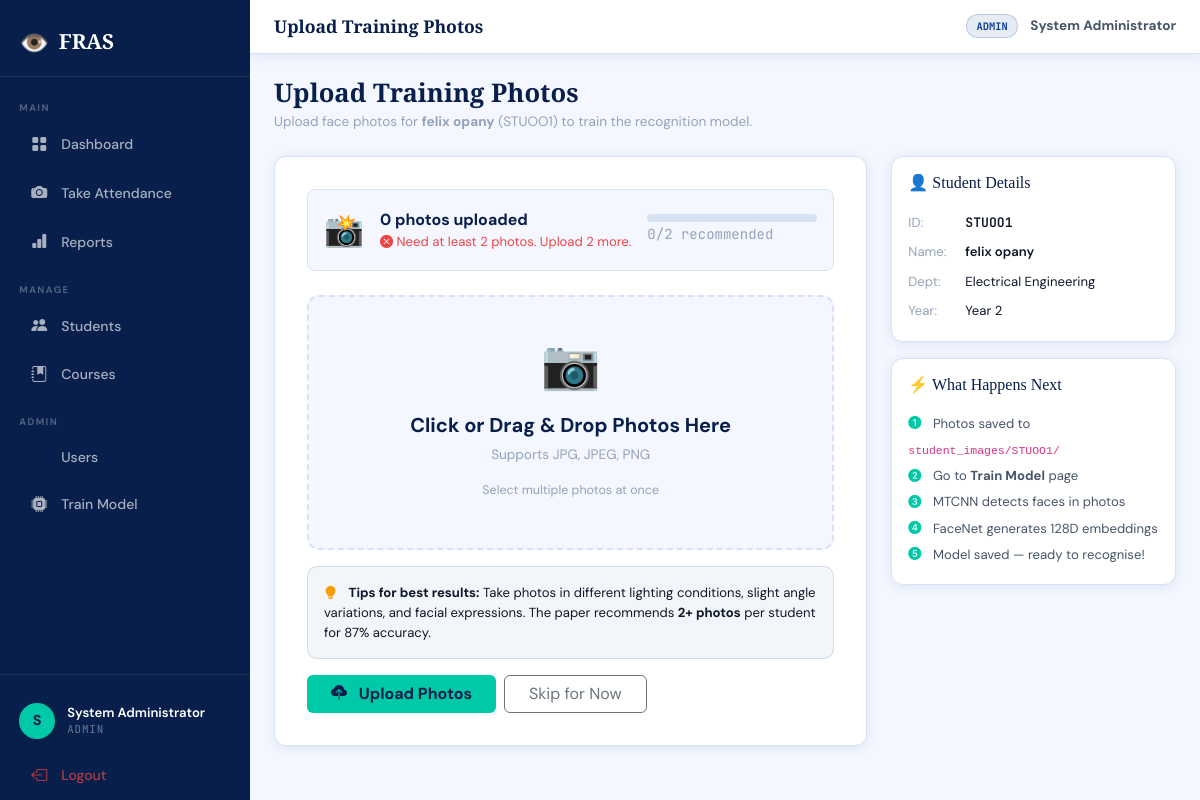
/students/1/upload (signed in), run on the app's committed database.
### models.py (models this page shows, shortened)
class User(UserMixin, db.Model):
    __tablename__ = 'users'
    id         = db.Column(db.Integer, primary_key=True)
    username   = db.Column(db.String(80), unique=True, nullable=False)
    email      = db.Column(db.String(120), unique=True, nullable=False)
    password   = db.Column(db.String(200), nullable=False)
    role       = db.Column(db.String(20), default='lecturer')
    full_name  = db.Column(db.String(100))
    department = db.Column(db.String(100))
    is_active  = db.Column(db.Boolean, default=True)
    created_at = db.Column(db.DateTime, default=datetime.utcnow)
    last_login = db.Column(db.DateTime)
    def is_admin(self):
        return self.role == 'admin'

class Student(db.Model):
    __tablename__ = 'students'
    id            = db.Column(db.Integer, primary_key=True)
    student_id    = db.Column(db.String(20), unique=True, nullable=False)
    full_name     = db.Column(db.String(100), nullable=False)
    email         = db.Column(db.String(120))
    department    = db.Column(db.String(100))
    year_of_study = db.Column(db.Integer)
    cgpa          = db.Column(db.Float)
    phone         = db.Column(db.String(20))
    advisor       = db.Column(db.String(100))
    photo_path    = db.Column(db.String(200))
    face_encoding = db.Column(db.Text)
    is_active     = db.Column(db.Boolean, default=True)
    created_at    = db.Column(db.DateTime, default=datetime.utcnow)

### app.py (the view, shortened to what this page needs)
@app.route('/students/<int:student_id>/upload', methods=['GET', 'POST'])
@login_required
@admin_required
def upload_photos(student_id):
    student = Student.query.get_or_404(student_id)
    folder = os.path.join(BASE_DIR, 'student_images', student.student_id)
    existing_photos = 0
    if os.path.exists(folder):
        existing_photos = len([
            f for f in os.listdir(folder)
            if f.lower().endswith(('.jpg', '.jpeg', '.png'))
        ])
    return render_template('upload_photos.html',
                           student=student,
                           existing_photos=existing_photos)

### app.py (called while the page is built)
@login_manager.user_loader
def load_user(user_id):
    return User.query.get(int(user_id))

def admin_required(f):
    @wraps(f)
    def decorated(*args, **kwargs):
        if not current_user.is_authenticated or not current_user.is_admin():
            flash('Admin access required.', 'danger')
            return redirect(url_for('dashboard'))
        return f(*args, **kwargs)
    return decorated

### templates/upload_photos.html (shortened to what this page needs)
{% extends 'base.html' %}
{% block page_title %}Upload Training Photos{% endblock %}
{% block content %}
<div class="page-header">
  <h2>Upload Training Photos</h2>
  <p>Upload face photos for <strong>{{ student.full_name }}</strong>
     ({{ student.student_id }}) to train the recognition model.</p>
</div>
<div class="row">
  <div class="col-lg-8">
    <div class="form-card">
      <div class="d-flex align-items-center gap-3 mb-4
                  p-3 rounded-3"
           style="background:var(--surface);
                  border:1px solid var(--border)">
        <div style="font-size:2rem">📸</div>
        <div>
          <div style="font-weight:700;color:var(--navy-dark)">
            {{ existing_photos }} photos uploaded
          </div>
          <div style="font-size:0.82rem;color:var(--muted)">
            {% if existing_photos >= 2 %}
              <span style="color:#10B981">
                <i class="bi bi-check-circle-fill"></i>
                Excellent! Ready for training.
              </span>
            {% elif existing_photos >= 20 %}
              <span style="color:#F59E0B">
                <i class="bi bi-exclamation-circle-fill"></i>
                Good start — upload {{ 2 - existing_photos }}
                more for best accuracy.
              </span>
            {% else %}
              <span style="color:#EF4444">
                <i class="bi bi-x-circle-fill"></i>
                Need at least 2 photos.
                Upload {{ 2 - existing_photos }} more.
              </span>
            {% endif %}
          </div>
        </div>
        <div class="flex-grow-1">
          <div style="height:8px;background:var(--border);
                      border-radius:4px;overflow:hidden">
          </div>
          <small style="font-family:var(--font-mono);
                        color:var(--muted)">
            {{ existing_photos }}/2 recommended
          </small>
        </div>
      </div>
      <form method="POST"
            action="{{ url_for('upload_photos',
                     student_id=student.id) }}"
            enctype="multipart/form-data"
            id="uploadForm">
        <div class="upload-zone mb-3"
             id="dropZone"
             onclick="document.getElementById('photoInput').click()">
          <div class="upload-icon">📷</div>
          <h5 style="color:var(--navy-dark);font-weight:700">
            Click or Drag & Drop Photos Here
          </h5>
          <p style="color:var(--muted);font-size:0.85rem">
            Supports JPG, JPEG, PNG
          </p>
          <p style="color:var(--muted);font-size:0.78rem">
            Select multiple photos at once
          </p>
        </div>
        <div class="alert mb-3"
             style="background:rgba(11,61,145,.05);
                    border:1px solid rgba(11,61,145,.15);
                    border-radius:10px;font-size:0.82rem">
          <i class="bi bi-lightbulb-fill me-2"
             style="color:#F59E0B"></i>
          <strong>Tips for best results:</strong>
          Take photos in different lighting conditions,
          slight angle variations, and facial expressions.
          The paper recommends <strong>2+ photos</strong>
          per student for 87% accuracy.
        </div>
        <div class="d-flex gap-2">
          <button type="submit"
                  class="btn btn-teal px-4"
                  id="uploadBtn">
            <i class="bi bi-cloud-upload-fill me-2"></i>
            Upload Photos
          </button>
          <a href="{{ url_for('students') }}"
             class="btn btn-outline-secondary px-4">
            Skip for Now
          </a>
        </div>
      </form>
    </div>
  </div>
  <div class="col-lg-4">
    <div class="data-card p-3 mb-3">
      <h6 style="font-family:var(--font-head);
                 color:var(--navy-dark);
                 margin-bottom:1rem">
        👤 Student Details
      </h6>
      <table style="width:100%;font-size:0.82rem">
        <tr>
          <td style="color:var(--muted);padding:0.3rem 0">
            ID:
          </td>
          <td style="font-family:var(--font-mono);
                     font-weight:600">
            {{ student.student_id }}
          </td>
        </tr>
        <tr>
          <td style="color:var(--muted);padding:0.3rem 0">
            Name:
          </td>
          <td style="font-weight:600">{{ student.full_name }}</td>
        </tr>
        <tr>
          <td style="color:var(--muted);padding:0.3rem 0">
            Dept:
          </td>
          <td>{{ student.department or 'Not set' }}</td>
        </tr>
        <tr>
          <td style="color:var(--muted);padding:0.3rem 0">
            Year:
          </td>
          <td>Year {{ student.year_of_study or 'Not set' }}</td>
        </tr>
      </table>
    </div>
    <div class="data-card p-3">
      <h6 style="font-family:var(--font-head);
                 color:var(--navy-dark);
                 margin-bottom:1rem">
        ⚡ What Happens Next
      </h6>
      <div style="font-size:0.82rem;color:var(--sub);
                  line-height:2">
        <div>
          <i class="bi bi-1-circle-fill me-2"
             style="color:var(--teal)"></i>
          Photos saved to
          <code>student_images/{{ student.student_id }}/</code>
        </div>
        <div>
          <i class="bi bi-2-circle-fill me-2"
             style="color:var(--teal)"></i>
          Go to <strong>Train Model</strong> page
        </div>
        <div>
          <i class="bi bi-3-circle-fill me-2"
             style="color:var(--teal)"></i>
          MTCNN detects faces in photos
        </div>
        <div>
          <i class="bi bi-4-circle-fill me-2"
             style="color:var(--teal)"></i>
          FaceNet generates 128D embeddings
        </div>
        <div>
          <i class="bi bi-5-circle-fill me-2"
             style="color:var(--teal)"></i>
          Model saved — ready to recognise!
        </div>
      </div>
    </div>
  </div>
</div>
{% endblock %}

### templates/base.html (shortened to what this page needs)
<!DOCTYPE html>
<html lang="en">
<head>
  <link href="https://cdn.jsdelivr.net/npm/bootstrap@5.3.0/dist/css/bootstrap.min.css" rel="stylesheet">
  <link href="https://cdn.jsdelivr.net/npm/bootstrap-icons@1.11.0/font/bootstrap-icons.css" rel="stylesheet">
  <link href="{{ url_for('static', filename='style.css') }}" rel="stylesheet">
</head>
<body>
{% if current_user.is_authenticated %}
<div class="app-wrapper">
  <nav class="sidebar" id="sidebar">
    <div class="sidebar-brand">
      <span class="brand-icon">👁️</span>
      <span class="brand-name">FRAS</span>
    </div>
    <div class="sidebar-section">MAIN</div>
    <a href="{{ url_for('dashboard') }}"
       class="sidebar-link {% if request.endpoint == 'dashboard' %}active{% endif %}">
      <i class="bi bi-grid-fill"></i> Dashboard
    </a>
    <a href="{{ url_for('take_attendance') }}"
       class="sidebar-link {% if request.endpoint == 'take_attendance' %}active{% endif %}">
      <i class="bi bi-camera-fill"></i> Take Attendance
    </a>
    <a href="{{ url_for('reports') }}"
       class="sidebar-link {% if request.endpoint == 'reports' %}active{% endif %}">
      <i class="bi bi-bar-chart-fill"></i> Reports
    </a>
    <div class="sidebar-section">MANAGE</div>
    <a href="{{ url_for('students') }}"
       class="sidebar-link {% if 'student' in request.endpoint %}active{% endif %}">
      <i class="bi bi-people-fill"></i> Students
    </a>
    <a href="{{ url_for('courses') }}"
       class="sidebar-link {% if 'course' in request.endpoint %}active{% endif %}">
      <i class="bi bi-journal-bookmark-fill"></i> Courses
    </a>
    {% if current_user.is_admin() %}
    <div class="sidebar-section">ADMIN</div>
    <a href="{{ url_for('manage_users') }}"
       class="sidebar-link {% if 'user' in request.endpoint %}active{% endif %}">
       Users
    </a>
    <a href="{{ url_for('train_model') }}"
       class="sidebar-link {% if request.endpoint == 'train_model' %}active{% endif %}">
      <i class="bi bi-cpu-fill"></i> Train Model
    </a>
    {% endif %}
    <div class="sidebar-footer">
      <div class="sidebar-user">
        <div class="sidebar-avatar">
          {{ current_user.full_name[0].upper() if current_user.full_name else 'U' }}
        </div>
        <div class="sidebar-user-info">
          <div class="sidebar-user-name">
            {{ current_user.full_name or current_user.username }}
          </div>
          <div class="sidebar-user-role">{{ current_user.role }}</div>
        </div>
      </div>
      <a href="{{ url_for('logout') }}" class="sidebar-link sidebar-logout">
        <i class="bi bi-box-arrow-left"></i> Logout
      </a>
    </div>
  </nav>
  <div class="main-content">
    <div class="topbar">
      <h6 class="topbar-title">
        {% block page_title %}{% endblock %}
      </h6>
      <div class="topbar-right">
        <span class="role-badge">
          {{ current_user.role }}
        </span>
        <strong class="topbar-username">
          {{ current_user.full_name or current_user.username }}
        </strong>
      </div>
    </div>
    <div class="page-body">
      {% block content %}{% endblock %}
    </div>
  </div>
</div>
{% else %}
  {% block auth_content %}{% endblock %}
{% endif %}
</body>
</html>

### static/style.css (style rules this page uses)
:root { --navy: #0B3D91; --navy-mid: #1A56C4; --navy-dark: #071F4A; --teal: #00C9A7; --teal-dark: #009E84; --success: #10B981; --warning: #F59E0B; --danger: #EF4444; --info: #3B82F6; --surface: #F4F7FF; --card: #ffffff; --border: #D8E2F5; --text: #0F172A; --sub: #475569; --muted: #94A3B8; --grad: linear-gradient(135deg, #0B3D91, #1A56C4 55%, #00C9A7); --shadow: 0 2px 12px rgba(11,61,145,.10); --shadow-lg: 0 8px 32px rgba(11,61,145,.16); --font-head: 'Playfair Display', serif; --font-body: 'DM Sans', sans-serif; --font-mono: 'JetBrains Mono', monospace; }
* { box-sizing: border-box; }
body { font-family: var(--font-body); background: var(--surface); color: var(--text); margin: 0; padding: 0; }
.app-wrapper { display: flex; min-height: 100vh; }
.main-content { flex: 1; display: flex; flex-direction: column; min-width: 0; overflow-x: hidden; }
.sidebar { width: 250px; min-width: 250px; background: var(--navy-dark); display: flex; flex-direction: column; position: sticky; top: 0; height: 100vh; overflow-y: auto; z-index: 100; transition: all 0.3s ease; }
.sidebar-brand { display: flex; align-items: center; gap: 0.6rem; padding: 1.5rem 1.2rem 1rem; font-family: var(--font-head); font-size: 1.3rem; font-weight: 800; color: #fff; border-bottom: 1px solid rgba(255,255,255,0.08); margin-bottom: 0.5rem; }
.brand-icon { font-size: 1.5rem; }
.sidebar-section { font-size: 0.6rem; font-weight: 700; letter-spacing: 0.15em; text-transform: uppercase; color: rgba(255,255,255,0.3); padding: 1rem 1.2rem 0.3rem; }
.sidebar-link { display: flex; align-items: center; gap: 0.75rem; padding: 0.65rem 1.2rem; margin: 2px 10px; border-radius: 8px; color: rgba(255,255,255,0.65); font-size: 0.875rem; font-weight: 500; text-decoration: none; transition: all 0.2s ease; }
.sidebar-link i { font-size: 1rem; width: 20px; text-align: center; }
.sidebar-footer { margin-top: auto; padding-top: 1rem; border-top: 1px solid rgba(255,255,255,0.08); }
.sidebar-user { display: flex; align-items: center; gap: 0.75rem; padding: 0.75rem 1.2rem; }
.sidebar-avatar { width: 36px; height: 36px; border-radius: 50%; background: var(--teal); color: var(--navy-dark); display: flex; align-items: center; justify-content: center; font-weight: 800; font-size: 0.9rem; flex-shrink: 0; }
.sidebar-user-name { font-size: 0.82rem; font-weight: 600; color: #fff; line-height: 1.2; }
.sidebar-user-role { font-size: 0.68rem; color: rgba(255,255,255,0.4); text-transform: uppercase; letter-spacing: 0.08em; font-family: var(--font-mono); }
.sidebar-logout { color: rgba(239,68,68,0.75) !important; }
.topbar { background: var(--card); border-bottom: 1px solid var(--border); padding: 0.9rem 1.5rem; display: flex; align-items: center; justify-content: space-between; position: sticky; top: 0; z-index: 50; box-shadow: var(--shadow); }
.topbar-title { font-family: var(--font-head); font-size: 1.1rem; font-weight: 700; color: var(--navy-dark); margin: 0; }
.topbar-right { display: flex; align-items: center; gap: 0.75rem; }
.topbar-username { font-size: 0.85rem; color: var(--sub); }
.role-badge { background: rgba(11,61,145,0.1); color: var(--navy); border: 1px solid rgba(11,61,145,0.2); font-size: 0.65rem; font-weight: 700; padding: 0.2rem 0.6rem; border-radius: 100px; text-transform: uppercase; font-family: var(--font-mono); }
.page-body { padding: 1.5rem; flex: 1; }
.data-card { background: var(--card); border: 1px solid var(--border); border-radius: 12px; overflow: hidden; box-shadow: var(--shadow); }
.btn-teal { background: var(--teal); color: var(--navy-dark); border: none; font-weight: 700; transition: all 0.2s; }
.form-card { background: var(--card); border: 1px solid var(--border); border-radius: 12px; padding: 2rem; box-shadow: var(--shadow); }
.upload-zone { border: 2px dashed var(--border); border-radius: 12px; padding: 2rem 1.5rem; text-align: center; cursor: pointer; transition: border-color 0.2s, background 0.2s; background: var(--surface); }
.upload-zone .upload-icon { font-size: 3rem; color: var(--muted); margin-bottom: 0.75rem; }
.page-header { margin-bottom: 1.5rem; }
.page-header h2 { font-family: var(--font-head); font-size: 1.6rem; font-weight: 800; color: var(--navy-dark); margin-bottom: 0.2rem; }
.page-header p { color: var(--muted); font-size: 0.85rem; margin: 0; }

### data on the page
User: full_name "S", full_name "System Administrator", role "ADMIN"
Student: full_name "felix opany", student_id "STUOO1", department "Electrical Engineering", year_of_study "2"

### other printed values
{{ existing_photos }} "0"
{{ 2 - existing_photos }} "2"
